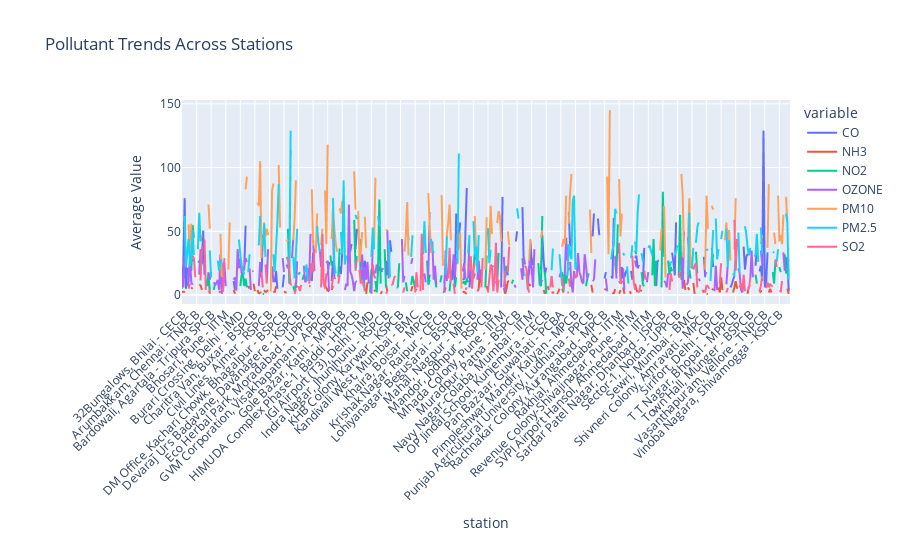

Source (notebook cell):
### Code cell
line_df = df.pivot_table(index='station', columns='pollutant_id', values='avg_value').reset_index()

fig = px.line(
    line_df,
    x='station',
    y=[col for col in line_df.columns if col != 'station'],
    title='Pollutant Trends Across Stations'
)
fig.update_layout(xaxis_tickangle=-45, yaxis_title='Average Value')
fig.show()

### Figure 1 — Plotly figure (JSON) as saved in the notebook; plotly's stock layout.template omitted (floating-point values rounded to 4 significant figures; data arrays with more than 128 entries replaced by an {"elided": "..."} marker saying what was removed)
{"data": [{"hovertemplate": "variable=CO<br>station=%{x}<br>value=%{y}<extra></extra>", "legendgroup": "CO", "line": {"color": "#636efa", "dash": "solid"}, "marker": {"symbol": "circle"}, "mode": "lines", "name": "CO", "showlegend": true, "type": "scattergl", "x": {"elided": "460 str values"}, "xaxis": "x", "y": {"elided": "460 float values"}, "yaxis": "y"}, {"hovertemplate": "variable=NH3<br>station=%{x}<br>value=%{y}<extra></extra>", "legendgroup": "NH3", "line": {"color": "#EF553B", "dash": "solid"}, "marker": {"symbol": "circle"}, "mode": "lines", "name": "NH3", "showlegend": true, "type": "scattergl", "x": {"elided": "460 str values"}, "xaxis": "x", "y": {"elided": "460 float values"}, "yaxis": "y"}, {"hovertemplate": "variable=NO2<br>station=%{x}<br>value=%{y}<extra></extra>", "legendgroup": "NO2", "line": {"color": "#00cc96", "dash": "solid"}, "marker": {"symbol": "circle"}, "mode": "lines", "name": "NO2", "showlegend": true, "type": "scattergl", "x": {"elided": "460 str values"}, "xaxis": "x", "y": {"elided": "460 float values"}, "yaxis": "y"}, {"hovertemplate": "variable=OZONE<br>station=%{x}<br>value=%{y}<extra></extra>", "legendgroup": "OZONE", "line": {"color": "#ab63fa", "dash": "solid"}, "marker": {"symbol": "circle"}, "mode": "lines", "name": "OZONE", "showlegend": true, "type": "scattergl", "x": {"elided": "460 str values"}, "xaxis": "x", "y": {"elided": "460 float values"}, "yaxis": "y"}, {"hovertemplate": "variable=PM10<br>station=%{x}<br>value=%{y}<extra></extra>", "legendgroup": "PM10", "line": {"color": "#FFA15A", "dash": "solid"}, "marker": {"symbol": "circle"}, "mode": "lines", "name": "PM10", "showlegend": true, "type": "scattergl", "x": {"elided": "460 str values"}, "xaxis": "x", "y": {"elided": "460 float values"}, "yaxis": "y"}, {"hovertemplate": "variable=PM2.5<br>station=%{x}<br>value=%{y}<extra></extra>", "legendgroup": "PM2.5", "line": {"color": "#19d3f3", "dash": "solid"}, "marker": {"symbol": "circle"}, "mode": "lines", "name": "PM2.5", "showlegend": true, "type": "scattergl", "x": {"elided": "460 str values"}, "xaxis": "x", "y": {"elided": "460 float values"}, "yaxis": "y"}, {"hovertemplate": "variable=SO2<br>station=%{x}<br>value=%{y}<extra></extra>", "legendgroup": "SO2", "line": {"color": "#FF6692", "dash": "solid"}, "marker": {"symbol": "circle"}, "mode": "lines", "name": "SO2", "showlegend": true, "type": "scattergl", "x": {"elided": "460 str values"}, "xaxis": "x", "y": {"elided": "460 float values"}, "yaxis": "y"}], "layout": {"legend": {"title": {"text": "variable"}, "tracegroupgap": 0}, "title": {"text": "Pollutant Trends Across Stations"}, "xaxis": {"anchor": "y", "domain": [0, 1], "tickangle": -45, "title": {"text": "station"}}, "yaxis": {"anchor": "x", "domain": [0, 1], "title": {"text": "Average Value"}}}}
